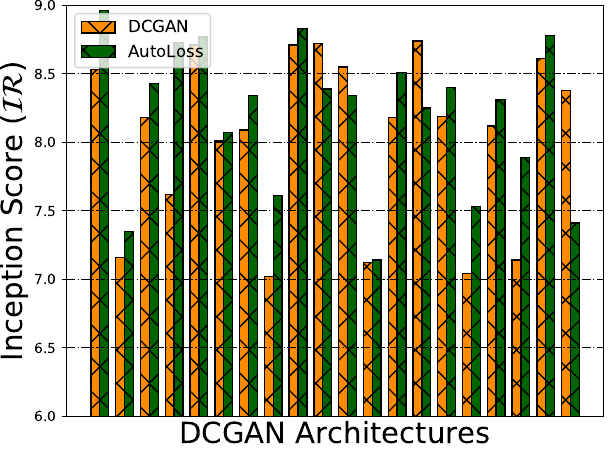

Write the Python code that produced this figure.
#!/usr/bin/env python
# a bar plot with errorbars
import matplotlib as mpl
import os
mpl.use('Agg')
import numpy as np
import matplotlib.pyplot as plt

#fig, ax = plt.subplots(figsize=(5, 2.5))
fig, ax = plt.subplots()
# fig.subplots_adjust(left=0.2, bottom=0.2)
#ax = fig.add_subplot(111)


data = [
(0.6400, 0.8795, 0.9204),
(0.9675, 0.9813, 0.9863),
(0.9836, 0.9859, 0.9910)
]

#data = [(5.47, 2.48, 4.84, 5.46, 6.67, 8.53, 1.97, 6.61, 4.76, 7.16, 5.11, 5.77, 8.18, 7.62, 8.71, 8.01, 5.14, 8.09, 7.01, 2.69),
#        (5.93, 3.38, 5.50, 5.99, 5.90, 8.96, 3.29, 6.35, 5.29, 7.35, 5.70, 6.12, 8.43, 8.73, 8.77, 8.07, 5.75, 8.34, 7.61, 2.61)]
data = [(8.53, 7.16, 8.18, 7.62, 8.71, 8.01, 8.09, 7.02, 8.71, 8.72, 8.55, 7.12, 8.18, 8.74, 8.19, 7.04, 8.12, 7.14, 8.61, 8.38),
        (8.96, 7.35, 8.43, 8.73, 8.77, 8.07, 8.34, 7.61, 8.83, 8.39, 8.34, 7.14, 8.51, 8.25, 8.40, 7.53, 8.31, 7.89, 8.78, 7.41)]
xtl = []
for i in range(20):
    xtl.append(str(i))

N = 2

width = 0.1       # the width of the bars
margin = width * N + 0.08
start = 0.03
ind  = np.arange(20) * margin + start
xstart = 0.13
xs = ind.tolist()

labelfont = {
        'color':  'black',
        'weight': 'normal',
        'size': 21}

colors = ['darkorange', 'darkgreen']
rects = []
for i in range(N):
  m = ax.bar(ind + width * i, data[i], width, color=colors[i], edgecolor='black', hatch='x')
  rects.append(m)

# fig, ax = plt.subplots()
#rects11 = ax.bar(ind, compute_time, width, color='c', edgecolor='black', hatch='x')
#rects12 = ax.bar(ind, comm_time, width, color='red', edgecolor='black', hatch='', bottom=compute_time)
#rects21 = ax.bar(ind2, compute_time_singletable, width, color='c', edgecolor='black', hatch='x')
#rects22 = ax.bar(ind2, comm_time_singletable, width, color='red', edgecolor='black', hatch='', bottom=compute_time_singletable)
#rects31 = ax.bar(ind3, compute_time_baseline, width, color='c', edgecolor='black', hatch='x')
#rects32 = ax.bar(ind3, comm_time_baseline, width, color='red', edgecolor='black', hatch='', bottom=compute_time_baseline)

# add some
#ax.set_xlim(xmin=0.0, xmax=0.8)
#ax.set_xticks(xs)
#ax.set_xticklabels(xtl, fontdict = labelfont)
ax.set_xlabel('DCGAN Architectures', fontdict=labelfont)
ax.set_ylabel('Inception Score ($\mathcal{IR}$)', fontdict = labelfont)
ax.set_ylim(ymax=9, ymin=6)
#ax.set_yticks([0.6, 0.8, 1.0])
ax.legend((rects[0][0], rects[1][0]), ('DCGAN', 'AutoLoss'), ncol=1, loc=2, prop={'size':12})

ax.grid(color = 'black', linestyle = '-.', linewidth = 1)
ax.grid(color = 'black', linestyle = '-.', linewidth = 1)

gridlines = ax.get_xgridlines() + ax.get_ygridlines()
for line in gridlines:
    line.set_linestyle('-.')

plt.xticks([], [])
plt.grid(True)
plt.tight_layout()
# plt.tight_layout(pad=0.4, w_pad=0.5, h_pad=1.0)

plt.show()
save_dir = 'transfer_to_models'
fig.savefig(save_dir + '.pdf', transparent = True, bbox_inches = 'tight', pad_inches = 0)
